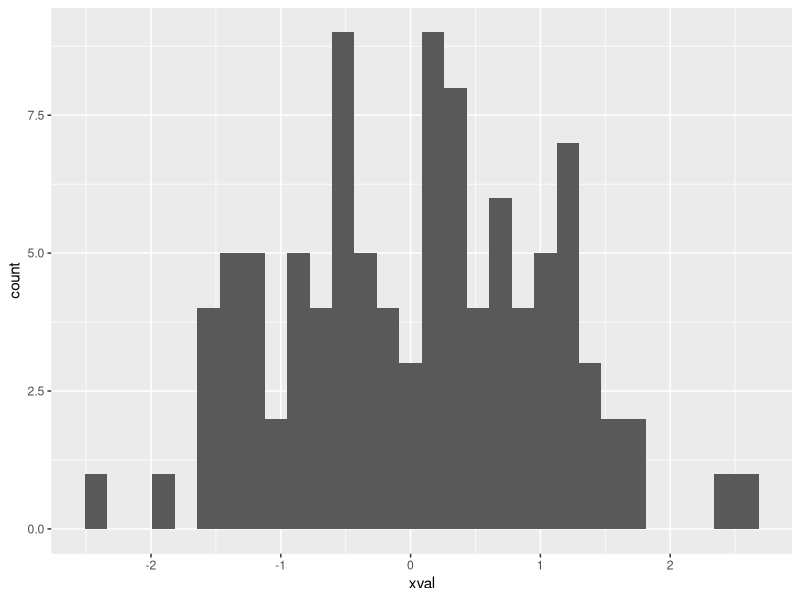
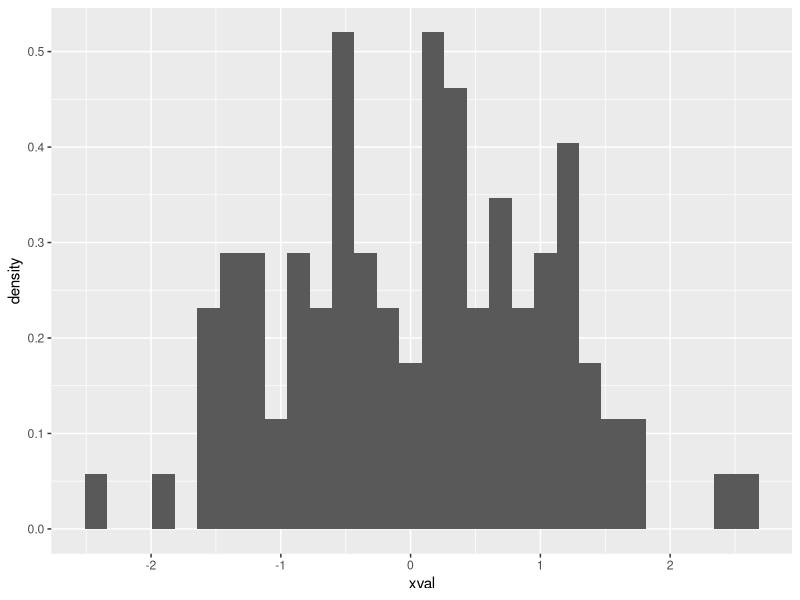
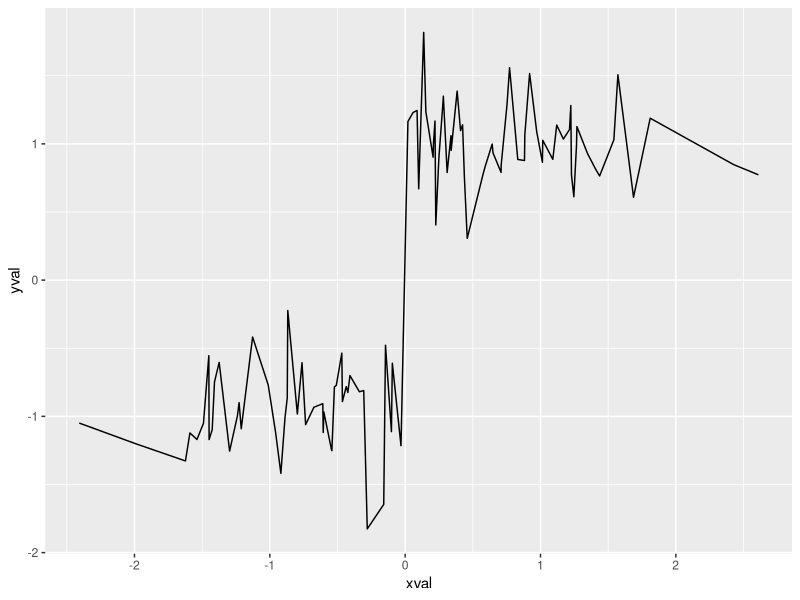
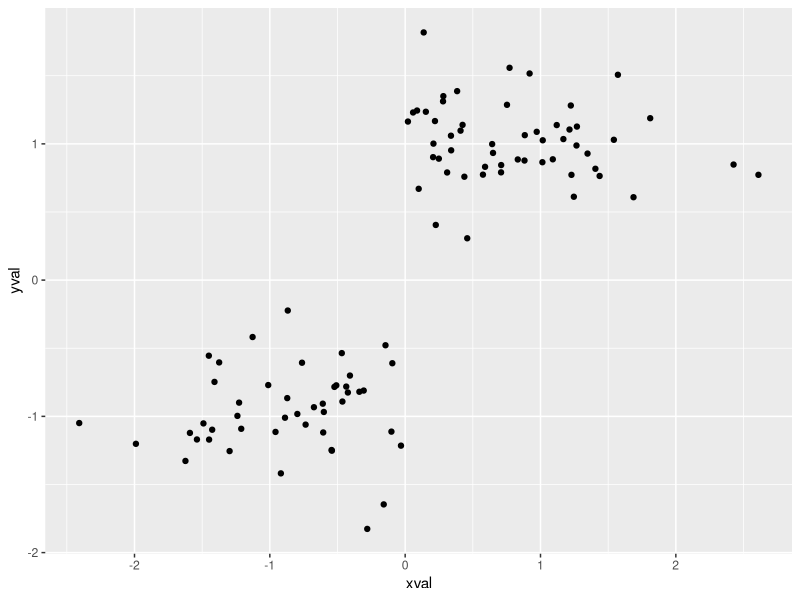
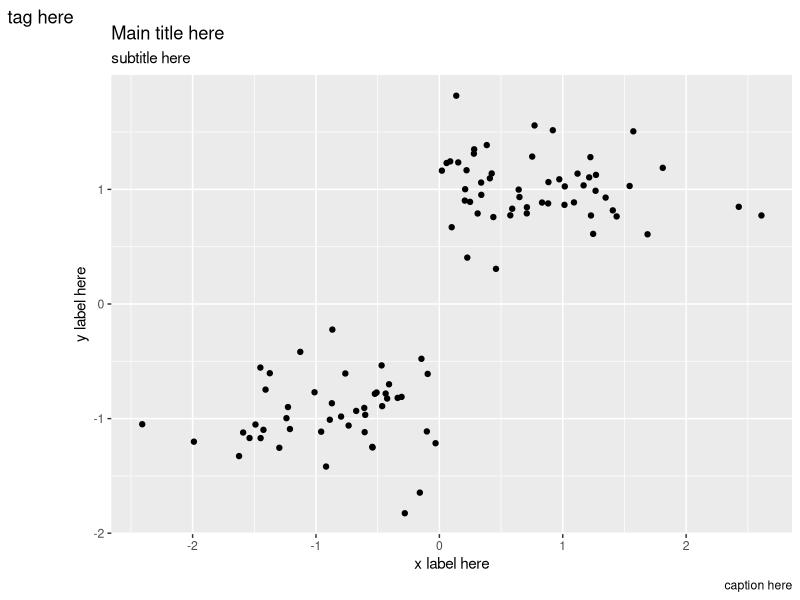
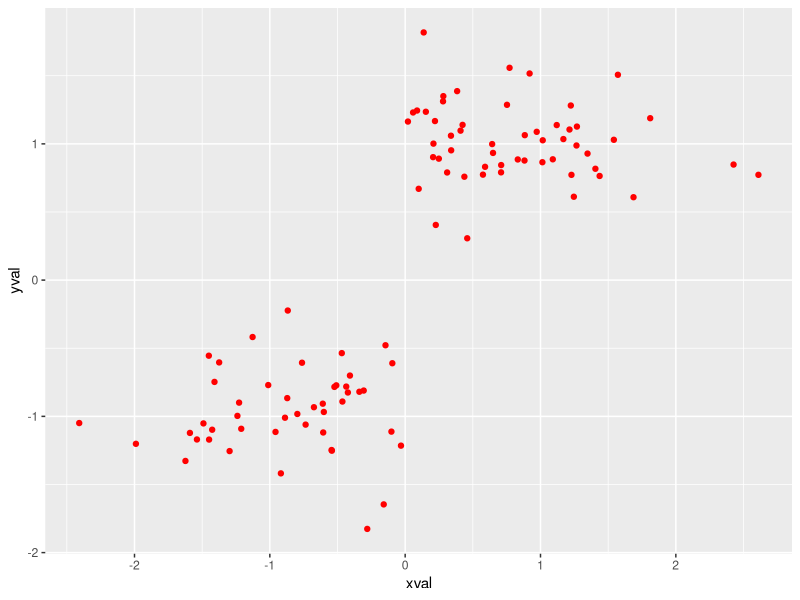
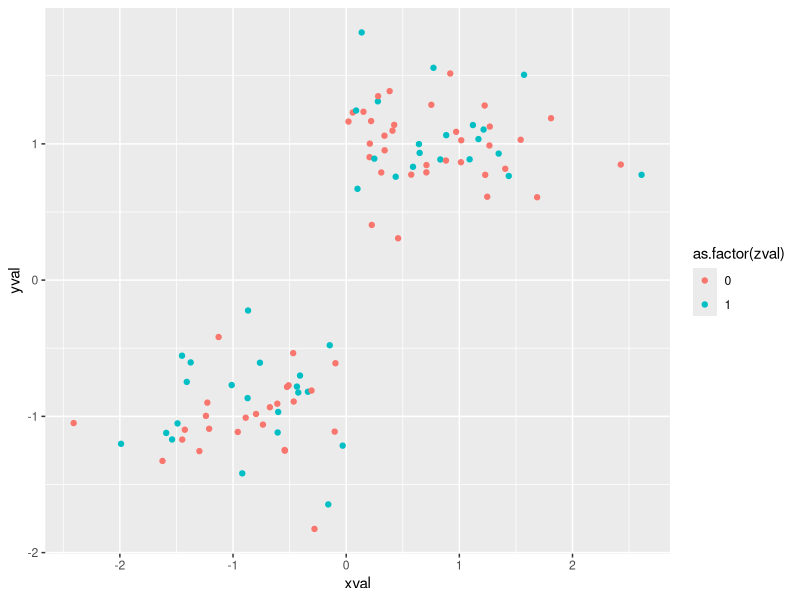
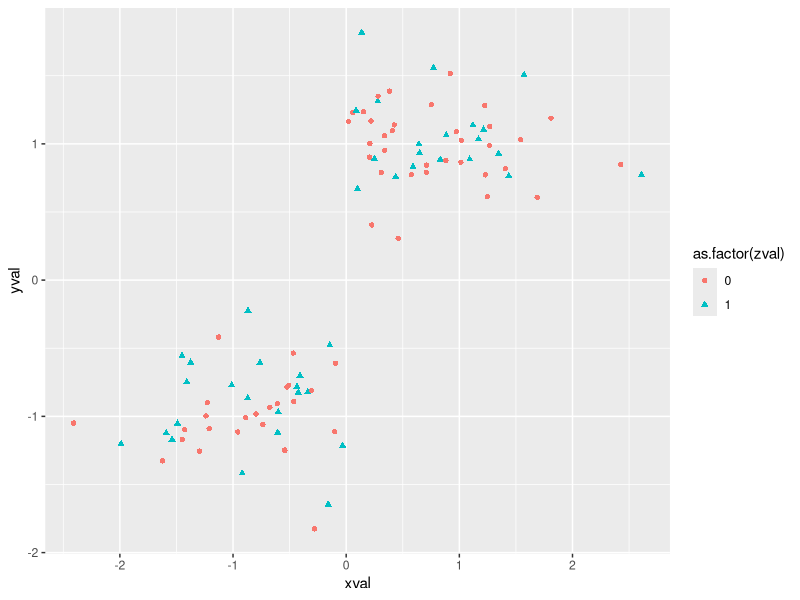

The R script that drew these images, in order:
## ---- chunk 1
knitr::opts_chunk$set(echo = TRUE)
library("tidyverse")
simdat <- tibble(xval=sort(rnorm(100)),
                 yval=sign(xval)+0.3*rnorm(100),
                 zval=as.integer(round(runif(100))))
simdat$tmpval <- simdat$xval
simdat$tmpval[simdat$xval < 0] <- NA
## ---- chunk 2
EmpData <- read_csv("EmploymentData.csv")
print(EmpData)
## ---- chunk 3
print(EmpData)
## ---- chunk 4
names(EmpData)
## ---- chunk 5
nrow(EmpData)
ncol(EmpData)
## ---- chunk 6
mean(EmpData$UnempRate)
## ---- chunk 7
print(EmpData[1,])
print(EmpData[1,"LFPRate"])
print(EmpData[EmpData$LFPRate < 0.61,c("MonthYr","UnempRate")])
## ---- chunk 8
summary(simdat)
## ---- chunk 9
# Mean of a single variable
mean(simdat$xval)
# if a variable has any NA values, its mean will be NA 
mean(simdat$tmpval)
# unless you tell R to remove them
mean(simdat$tmpval,na.rm=TRUE)
# Mean of each column
colMeans(simdat,na.rm=TRUE)
## ---- chunk 10
# VAR calculates the sample variance
var(simdat$xval,na.rm = TRUE)
# SD calculates the standard deviation
sd(simdat$xval,na.rm = TRUE)
# We can use APPLY to calculate them for every column
apply(simdat,2,var,na.rm=TRUE)
apply(simdat,2,sd,na.rm=TRUE)

## ---- chunk 11
# COUNT creates a frequency table for discrete variables
count(simdat,zval)
# COUNT and CUT_WIDTH create a binned frequency table
count(simdat,cut_width(xval,0.5))
## ---- chunk 12
# For two specific columns of data
cov(simdat$xval,simdat$yval)
cor(simdat$xval,simdat$yval)
# For the whole data set
cov(simdat)
cor(simdat)
## ---- chunk 13
# Pairwise deletion 
cov(simdat,use="pairwise.complete.obs")
# Casewise deletion 
cov(simdat,use="complete.obs")
## ---- chunk 14
# The N(0,1) PDF, evaluated at 1.96
dnorm(1.96)
# The N(1,4) PDF, evaluated at 1.96
dnorm(1.96,mean=1,sd=4)
# The N(0,1) CDF, evaluated at 1.96
pnorm(1.97)
# The 2.5 percentile of the N(0,1) CDF
qnorm(0.025)
# Four random numbers from the N(0,1) distribution
rnorm(4)
## ---- chunk 15
ggplot(data=simdat,mapping=aes(x=xval)) + 
  geom_histogram()
## ---- chunk 16
# The default is to plot the number of cases
# But often we want to plot the proportion of cases
ggplot(data=simdat,mapping=aes(x=xval)) + 
  geom_histogram(aes(y=..density..))
## ---- chunk 17
ggplot(data=simdat,aes(x=xval,y=yval)) + 
  geom_line()
## ---- chunk 18
ggplot(data=simdat,aes(x=xval,y=yval)) + 
  geom_point()
## ---- chunk 19
ggplot(data=simdat,aes(x=xval,y=yval)) + 
  geom_point() + 
  labs(title="Main title here",
      subtitle="subtitle here",
      caption="caption here",
      tag="tag here") +
  xlab("x label here") +
  ylab("y label here")
## ---- chunk 20
# You can fix the color of a geographic element at a preferred value
ggplot(data=simdat,aes(x=xval,y=yval)) + 
  geom_point(col="red") 
## ---- chunk 21
ggplot(data=simdat,aes(x=xval,y=yval)) + 
  geom_point(aes(col=as.factor(zval)))
## ---- chunk 22
# You can also color-code a geographic element based on some other variable
ggplot(data=simdat,aes(x=xval,y=yval)) + 
  geom_point(aes(col=as.factor(zval),shape=as.factor(zval)))
## ---- chunk 23
ggplot(data=simdat,aes(x=xval,y=yval)) + 
  geom_point() +
  geom_smooth()
## ---- chunk 24
ggplot(data=simdat,aes(x=xval,y=yval)) + 
  geom_point() +
  geom_smooth(method="lm") 
## ---- chunk 25
ggplot(data=simdat,aes(x=xval,y=yval)) + 
 geom_point(size=0.5) +
  stat_summary_bin(fun='mean', bins=20,
                   col="blue", size=3, geom='point') +
  stat_summary_bin(fun='mean', bins=20,
                   col="blue", size=0.5, geom='line')
## ---- chunk 26
# A smooth density (PDF) function too
ggplot(data=simdat,mapping=aes(x=xval)) +
  geom_density()
# Histograms don't work well for discrete variables
ggplot(data=simdat,mapping=aes(x=zval)) +
  geom_histogram()
# geom_freqpoly is recommended instead
ggplot(data=simdat,mapping=aes(x=zval)) +
  geom_freqpoly()
# This is called a box plot. It shows the mean
ggplot(data=simdat,mapping=aes(x=xval,y=as.factor(zval))) + 
  geom_boxplot()
## ---- chunk 27
# The fill option changes the color under the density
# The alpha option makes the fill partially transparent
ggplot(data=simdat) + 
  geom_density(aes(x=xval),fill="red",alpha=0.5) +
  geom_density(aes(x=yval),fill="blue",alpha=0.5)
